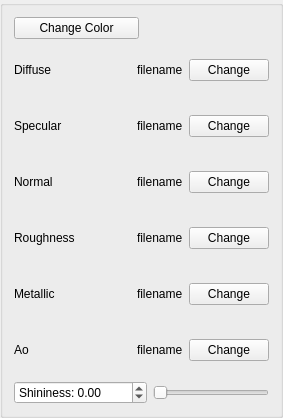
          <widget class="QGroupBox" name="groupBoxMaterial">
           <property name="title">
            <string/>
           </property>
           <layout class="QVBoxLayout" name="verticalLayout_8">
            <item>
             <layout class="QHBoxLayout" name="horizontalLayout_10">
              <item>
               <widget class="QPushButton" name="pb_MaterialColorChange">
                <property name="text">
                 <string>Change Color</string>
                </property>
               </widget>
              </item>
              <item>
               <widget class="CustomLabel" name="l_MaterialColor">
                <property name="text">
                 <string/>
                </property>
               </widget>
              </item>
             </layout>
            </item>
            <item>
             <layout class="QGridLayout" name="gridLayout_3">
              <item row="0" column="0">
               <widget class="CustomLabel" name="label_3">
                <property name="sizePolicy">
                 <sizepolicy hsizetype="Minimum" vsizetype="Minimum">
                  <horstretch>0</horstretch>
                  <verstretch>0</verstretch>
                 </sizepolicy>
                </property>
                <property name="text">
                 <string>Diffuse</string>
                </property>
               </widget>
              </item>
              <item row="0" column="1">
               <widget class="CustomLabel" name="l_MaterialDiffuseImage">
                <property name="sizePolicy">
                 <sizepolicy hsizetype="Fixed" vsizetype="Fixed">
                  <horstretch>100</horstretch>
                  <verstretch>100</verstretch>
                 </sizepolicy>
                </property>
                <property name="minimumSize">
                 <size>
                  <width>50</width>
                  <height>50</height>
                 </size>
                </property>
                <property name="text">
                 <string/>
                </property>
               </widget>
              </item>
              <item row="0" column="2">
               <widget class="CustomLabel" name="l_MaterialDiffuseFilename">
                <property name="text">
                 <string>filename</string>
                </property>
               </widget>
              </item>
              <item row="0" column="3">
               <widget class="QPushButton" name="pb_MaterialDiffuseChange">
                <property name="text">
                 <string>Change</string>
                </property>
               </widget>
              </item>
              <item row="1" column="0">
               <widget class="CustomLabel" name="label_4">
                <property name="sizePolicy">
                 <sizepolicy hsizetype="Minimum" vsizetype="Minimum">
                  <horstretch>0</horstretch>
                  <verstretch>0</verstretch>
                 </sizepolicy>
                </property>
                <property name="text">
                 <string>Specular</string>
                </property>
               </widget>
              </item>
              <item row="1" column="1">
               <widget class="CustomLabel" name="l_MaterialSpecularImage">
                <property name="sizePolicy">
                 <sizepolicy hsizetype="Fixed" vsizetype="Fixed">
                  <horstretch>100</horstretch>
                  <verstretch>100</verstretch>
                 </sizepolicy>
                </property>
                <property name="minimumSize">
                 <size>
                  <width>50</width>
                  <height>50</height>
                 </size>
                </property>
                <property name="text">
                 <string/>
                </property>
               </widget>
              </item>
              <item row="1" column="2">
               <widget class="CustomLabel" name="l_MaterialSpecularFilename">
                <property name="text">
                 <string>filename</string>
                </property>
               </widget>
              </item>
              <item row="1" column="3">
               <widget class="QPushButton" name="pb_MaterialSpecularChange">
                <property name="text">
                 <string>Change</string>
                </property>
               </widget>
              </item>
              <item row="2" column="0">
               <widget class="CustomLabel" name="label_5">
                <property name="sizePolicy">
                 <sizepolicy hsizetype="Minimum" vsizetype="Minimum">
                  <horstretch>0</horstretch>
                  <verstretch>0</verstretch>
                 </sizepolicy>
                </property>
                <property name="text">
                 <string>Normal</string>
                </property>
               </widget>
              </item>
              <item row="2" column="1">
               <widget class="CustomLabel" name="l_MaterialNormalImage">
                <property name="sizePolicy">
                 <sizepolicy hsizetype="Fixed" vsizetype="Fixed">
                  <horstretch>100</horstretch>
                  <verstretch>100</verstretch>
                 </sizepolicy>
                </property>
                <property name="minimumSize">
                 <size>
                  <width>50</width>
                  <height>50</height>
                 </size>
                </property>
                <property name="text">
                 <string/>
                </property>
               </widget>
              </item>
              <item row="2" column="2">
               <widget class="CustomLabel" name="l_MaterialNormalFilename">
                <property name="text">
                 <string>filename</string>
                </property>
               </widget>
              </item>
              <item row="2" column="3">
               <widget class="QPushButton" name="pb_MaterialNormalChange">
                <property name="text">
                 <string>Change</string>
                </property>
               </widget>
              </item>
              <item row="3" column="0">
               <widget class="CustomLabel" name="label_10">
                <property name="sizePolicy">
                 <sizepolicy hsizetype="Minimum" vsizetype="Minimum">
                  <horstretch>0</horstretch>
                  <verstretch>0</verstretch>
                 </sizepolicy>
                </property>
                <property name="text">
                 <string>Roughness</string>
                </property>
               </widget>
              </item>
              <item row="3" column="1">
               <widget class="CustomLabel" name="l_MaterialRoughnessImage">
                <property name="sizePolicy">
                 <sizepolicy hsizetype="Fixed" vsizetype="Fixed">
                  <horstretch>100</horstretch>
                  <verstretch>100</verstretch>
                 </sizepolicy>
                </property>
                <property name="minimumSize">
                 <size>
                  <width>50</width>
                  <height>50</height>
                 </size>
                </property>
                <property name="text">
                 <string/>
                </property>
               </widget>
              </item>
              <item row="3" column="2">
               <widget class="CustomLabel" name="l_MaterialRoughnessFilename">
                <property name="text">
                 <string>filename</string>
                </property>
               </widget>
              </item>
              <item row="3" column="3">
               <widget class="QPushButton" name="pb_MaterialRoughnessChange">
                <property name="text">
                 <string>Change</string>
                </property>
               </widget>
              </item>
              <item row="4" column="0">
               <widget class="CustomLabel" name="label_7">
                <property name="sizePolicy">
                 <sizepolicy hsizetype="Minimum" vsizetype="Minimum">
                  <horstretch>0</horstretch>
                  <verstretch>0</verstretch>
                 </sizepolicy>
                </property>
                <property name="text">
                 <string>Metallic</string>
                </property>
               </widget>
              </item>
              <item row="4" column="1">
               <widget class="CustomLabel" name="l_MaterialMetallicImage">
                <property name="sizePolicy">
                 <sizepolicy hsizetype="Fixed" vsizetype="Fixed">
                  <horstretch>100</horstretch>
                  <verstretch>100</verstretch>
                 </sizepolicy>
                </property>
                <property name="minimumSize">
                 <size>
                  <width>50</width>
                  <height>50</height>
                 </size>
                </property>
                <property name="text">
                 <string/>
                </property>
               </widget>
              </item>
              <item row="4" column="2">
               <widget class="CustomLabel" name="l_MaterialMetallicFilename">
                <property name="text">
                 <string>filename</string>
                </property>
               </widget>
              </item>
              <item row="4" column="3">
               <widget class="QPushButton" name="pb_MaterialMetallicChange">
                <property name="text">
                 <string>Change</string>
                </property>
               </widget>
              </item>
              <item row="5" column="0">
               <widget class="CustomLabel" name="label_8">
                <property name="sizePolicy">
                 <sizepolicy hsizetype="Minimum" vsizetype="Minimum">
                  <horstretch>0</horstretch>
                  <verstretch>0</verstretch>
                 </sizepolicy>
                </property>
                <property name="text">
                 <string>Ao</string>
                </property>
               </widget>
              </item>
              <item row="5" column="1">
               <widget class="CustomLabel" name="l_MaterialAoImage">
                <property name="sizePolicy">
                 <sizepolicy hsizetype="Fixed" vsizetype="Fixed">
                  <horstretch>100</horstretch>
                  <verstretch>100</verstretch>
                 </sizepolicy>
                </property>
                <property name="minimumSize">
                 <size>
                  <width>50</width>
                  <height>50</height>
                 </size>
                </property>
                <property name="text">
                 <string/>
                </property>
               </widget>
              </item>
              <item row="5" column="2">
               <widget class="CustomLabel" name="l_MaterialAoFilename">
                <property name="text">
                 <string>filename</string>
                </property>
               </widget>
              </item>
              <item row="5" column="3">
               <widget class="QPushButton" name="pb_MaterialAoChange">
                <property name="text">
                 <string>Change</string>
                </property>
               </widget>
              </item>
             </layout>
            </item>
            <item>
             <layout class="QHBoxLayout" name="horizontalLayout_9">
              <item>
               <widget class="QDoubleSpinBox" name="materialShininess">
                <property name="prefix">
                 <string>Shininess: </string>
                </property>
                <property name="minimum">
                 <double>-1000.000000000000000</double>
                </property>
                <property name="maximum">
                 <double>1000.000000000000000</double>
                </property>
               </widget>
              </item>
              <item>
               <widget class="QSlider" name="s_materialShininess">
                <property name="sizePolicy">
                 <sizepolicy hsizetype="Preferred" vsizetype="Fixed">
                  <horstretch>0</horstretch>
                  <verstretch>0</verstretch>
                 </sizepolicy>
                </property>
                <property name="minimum">
                 <number>1</number>
                </property>
                <property name="maximum">
                 <number>180</number>
                </property>
                <property name="value">
                 <number>1</number>
                </property>
                <property name="orientation">
                 <enum>Qt::Horizontal</enum>
                </property>
               </widget>
              </item>
             </layout>
            </item>
           </layout>
          </widget>
